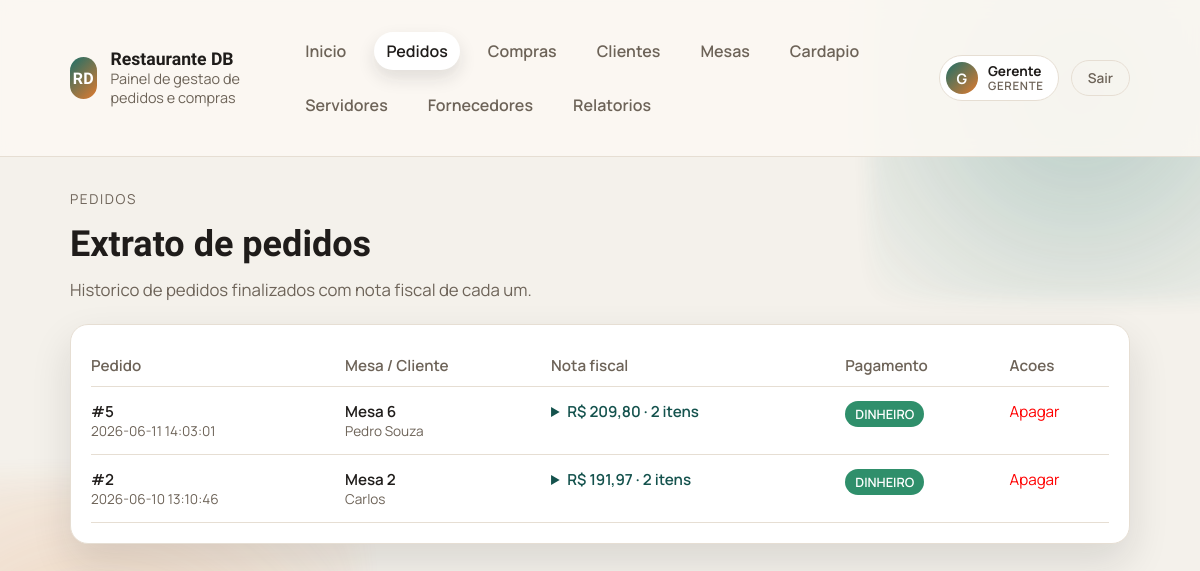
Page /pedido (signed in) on the earlier database version.
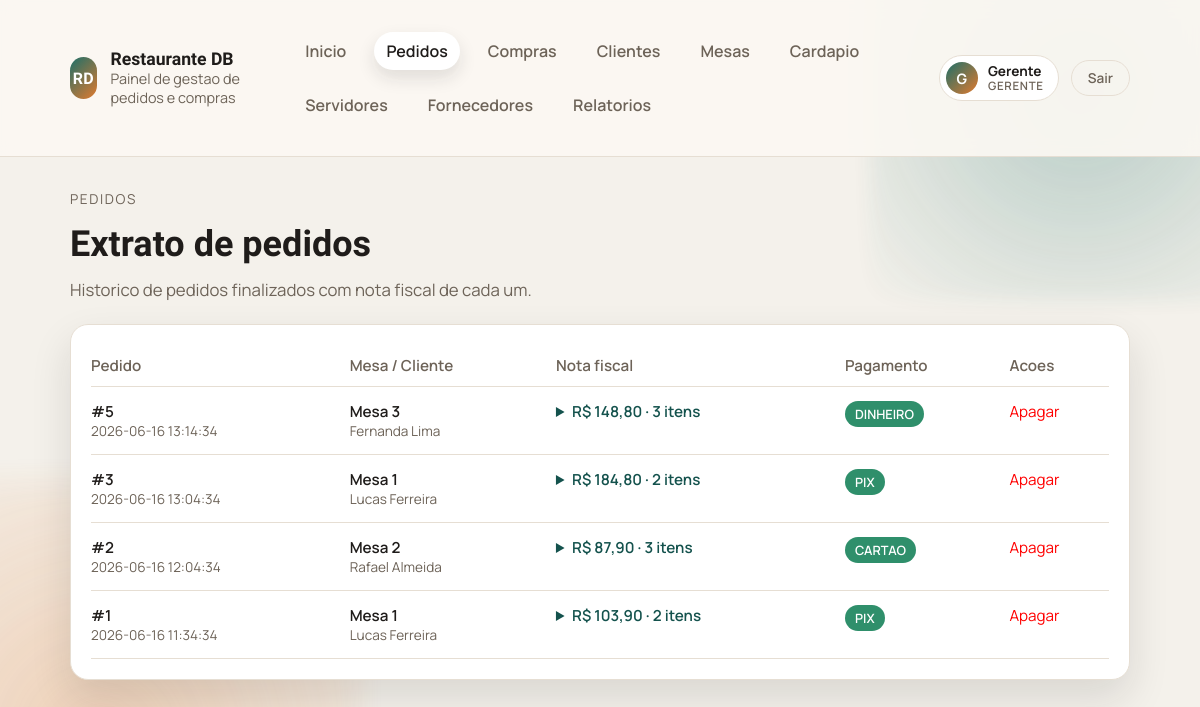
Same page on the later database version.
### tables this page shows
CREATE TABLE pedidos (
    id_pedido INTEGER PRIMARY KEY AUTOINCREMENT,
    id_cliente INTEGER,
    id_mesa INTEGER,
    id_funcionario INTEGER,
    data_pedido TEXT DEFAULT CURRENT_TIMESTAMP,
    status TEXT NOT NULL DEFAULT 'aberto' CHECK (status IN ('aberto','fechado','cancelado')),
    forma_de_pagamento TEXT DEFAULT 'DINHEIRO' CHECK (forma_de_pagamento IN ('DINHEIRO','PIX','CARTAO')),
    FOREIGN KEY (id_cliente) REFERENCES clientes(id_cliente),
    FOREIGN KEY (id_mesa) REFERENCES mesas(id_mesa),
    FOREIGN KEY (id_funcionario) REFERENCES funcionarios(id_funcionario)
);

CREATE TABLE mesas (
    id_mesa INTEGER PRIMARY KEY AUTOINCREMENT,
    numero INTEGER NOT NULL UNIQUE,
    capacidade INTEGER NOT NULL,
    status TEXT NOT NULL DEFAULT 'livre' CHECK (status IN ('livre','ocupada','reservada'))
, id_servidor INTEGER REFERENCES usuarios(id_usuario) ON DELETE SET NULL);

CREATE TABLE clientes (
    id_cliente INTEGER PRIMARY KEY AUTOINCREMENT,
    nome TEXT NOT NULL,
    telefone TEXT,
    email TEXT,
    data_cadastro TEXT DEFAULT CURRENT_TIMESTAMP
, id_mesa INTEGER REFERENCES mesas(id_mesa) ON DELETE SET NULL);

### public/bd/auth.php (called while the page is built, shortened)
<?php
require_once __DIR__ . '/models.php';
function current_user(): ?array
{
    return $_SESSION['usuario'] ?? null;
}
function is_admin(): bool
{
    $user = current_user();
    return $user !== null && $user['perfil'] === 'admin';
}

### public/bd/models.php (called while the page is built, shortened)
<?php
$pdo = null;
function db_connect() {
    global $pdo;
    if (!$pdo) {
        $db_path = __DIR__ . '/../../database.sqlite';
        $pdo = get_sqlite_connection($db_path);
    }
    return $pdo;
}
function get_pedidos() {
    $pdo = db_connect();
    $stmt = $pdo->query("SELECT p.*, m.numero as mesa, c.nome as cliente
                         FROM pedidos p
                         LEFT JOIN mesas m ON p.id_mesa = m.id_mesa
                         LEFT JOIN clientes c ON p.id_cliente = c.id_cliente
                         WHERE p.status = 'fechado'
                         ORDER BY p.id_pedido DESC");
    return $stmt->fetchAll();
}
function get_itens_por_pedido() {
    $pdo = db_connect();
    $stmt = $pdo->query("SELECT i.id_pedido, i.quantidade, i.preco_unitario,
                                (i.quantidade * i.preco_unitario) as subtotal,
                                pr.nome as produto
                         FROM itens_pedido i
                         JOIN produtos pr ON pr.id_produto = i.id_produto
                         ORDER BY i.id_pedido, i.id_item");
    $por_pedido = [];
    foreach ($stmt->fetchAll() as $item) {
        $por_pedido[$item['id_pedido']][] = $item;
    }
    return $por_pedido;
}

### public/templates/pedido.php (the view, shortened to what the changed rows need)
<?php
require_once __DIR__ . '/../bd/models.php';
$pedidos        = get_pedidos();
$itens_por_pedido = get_itens_por_pedido();
$pode_apagar    = is_admin();
?><!doctype html>
<html lang="pt-BR">
<head>
    <link rel="stylesheet" href="/style.css">
</head>
<body>
    <?php $active = '/pedido'; require __DIR__ . '/partials/topbar.php'; ?>
    <main class="container">
        <section class="page-header">
            <div>
                <h1>Extrato de pedidos</h1>
            </div>
        </section>
        <div class="table-card">
            <table>
                <thead>
                    <tr>
                        <th>Pedido</th>
                        <th>Mesa / Cliente</th>
                        <th>Nota fiscal</th>
                        <th>Pagamento</th>
                        <?php if ($pode_apagar): ?><th>Acoes</th><?php endif; ?>
                    </tr>
                </thead>
                <tbody>
                    <?php foreach ($pedidos as $p): ?>
                    <tr>
                        <td>
                            <div class="cell-title">#<?= htmlspecialchars((string)$p['id_pedido']) ?></div>
                            <div class="cell-sub"><?= htmlspecialchars((string)$p['data_pedido']) ?></div>
                        </td>
                        <td>
                            <div class="cell-title"><?= $p['mesa'] ? 'Mesa ' . htmlspecialchars((string)$p['mesa']) : 'S/mesa' ?></div>
                            <?php if ($p['cliente']): ?><div class="cell-sub"><?= htmlspecialchars((string)$p['cliente']) ?></div><?php endif; ?>
                        </td>
                        <td>
                            <?php $itens = $itens_por_pedido[$p['id_pedido']] ?? []; ?>
                            <?php if (empty($itens)): ?>
                            <span class="cell-sub">Sem itens</span>
                            <?php else: ?>
                            <?php $total = array_sum(array_column($itens, 'subtotal')); ?>
                            <details class="nota-fiscal">
                                <summary>R$ <?= number_format((float)$total, 2, ',', '.') ?> &middot; <?= count($itens) ?> <?= count($itens) === 1 ? 'item' : 'itens' ?></summary>
                            </details>
                            <?php endif; ?>
                        </td>
                        <td>
                            <span class="badge badge--success"><?= htmlspecialchars((string)$p['forma_de_pagamento']) ?></span>
                        </td>
                        <?php if ($pode_apagar): ?>
                        <td>
                            <form method="POST" action="/" class="inline-form">
                                <button class="text-link" type="submit" onclick="return confirm('Apagar este pedido do historico?')" style="color:red">Apagar</button>
                            </form>
                        </td>
                        <?php endif; ?>
                    </tr>
                    <?php endforeach; ?>
                </tbody>
            </table>
        </div>
    </main>
</body>
</html>

### public/templates/partials/topbar.php (shortened to what the changed rows need)
<?php
require_once __DIR__ . '/../../bd/auth.php';
$active = $active ?? '';
$links = [
    '/' => 'Inicio',
    '/pedido' => 'Pedidos',
    '/compra' => 'Compras',
    '/cliente' => 'Clientes',
];
if (is_admin()) {
    $links['/mesa'] = 'Mesas';
} else {
    $links['/gerenciar-mesa'] = 'Mesas';
}
$links['/cardapio'] = 'Cardapio';
if (is_admin()) {
    $links['/servidor'] = 'Servidores';
    $links['/fornecedor'] = 'Fornecedores';
    $links['/relatorio'] = 'Relatorios';
}
?>
    <header class="topbar">
        <div class="container topbar-inner">
            <nav class="nav-links">
                <?php foreach ($links as $href => $label): ?>
                <a class="nav-link" href="<?= $href ?>"<?= $href === $active ? ' aria-current="page"' : '' ?>><?= $label ?></a>
                <?php endforeach; ?>
            </nav>
        </div>
    </header>

Differences in the rows shown:
changed pedidos "DINHEIRO": data_pedido "2026-06-11 14:03:01" → "2026-06-16 13:14:34"; id_mesa.numero "6" → "3"; id_cliente.nome "Pedro Souza" → "Fernanda Lima"; id_pedido "209,80" → "148,80"; id_pedido "2" → "3"
now on this page (row edited): pedidos: id_pedido "3", data_pedido "2026-06-16 13:04:34", id_mesa.numero "1", id_cliente.nome "Lucas Ferreira", id_pedido "184,80", id_pedido "2", shows "itens", forma_de_pagamento "PIX"
changed pedidos id 2: data_pedido "2026-06-10 13:10:46" → "2026-06-16 12:04:34"; id_cliente.nome "Carlos" → "Rafael Almeida"; id_pedido "191,97" → "87,90"; id_pedido "2" → "3"; forma_de_pagamento "DINHEIRO" → "CARTAO"
added pedidos: id_pedido "1", data_pedido "2026-06-16 11:34:34", id_mesa.numero "1", id_cliente.nome "Lucas Ferreira", id_pedido "103,90", id_pedido "2", shows "itens", forma_de_pagamento "PIX"
